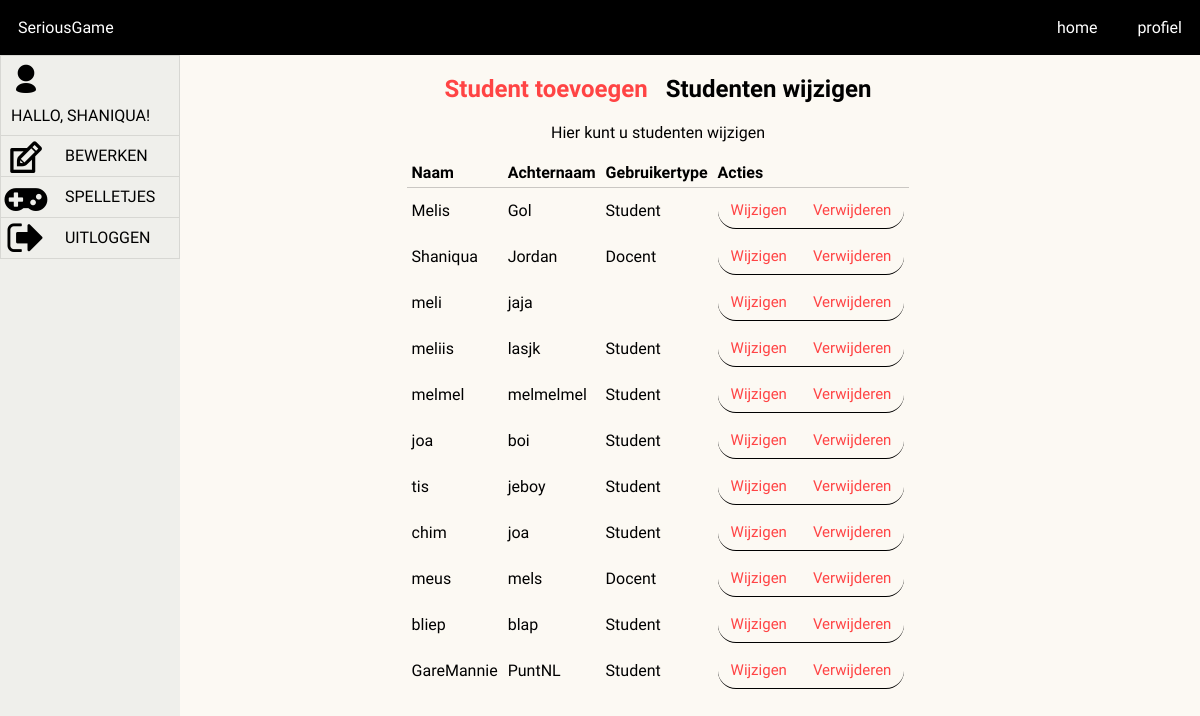
Page /edit.php (signed in) on the committed database.
### tables this page shows
CREATE TABLE `gebruikers` (
  `ID` int(11) NOT NULL,
  `Naam` varchar(20) NOT NULL,
  `Last` varchar(20) NOT NULL,
  `Pass` varchar(256) NOT NULL,
  `gebruikerType` int(11) NOT NULL
);

### edit.php (the view, shortened to what this page needs)
<?php
	include_once 'dashheader.php';
	include_once 'dashmenu.php';
?>
<div class="container-fluid">
	<h2><a href="add.php">Student toevoegen</a> &nbsp; Studenten wijzigen</h2>
	<p>Hier kunt u studenten wijzigen</p>
	<?php
		if(isset($_POST['oudenaam'], $_POST['oudelast']) && !isset($_POST['actie'])){
			$Naam  = $_POST['oudenaam'];
			$Last  = $_POST['oudelast'];
			if(isset($_POST['Naam'],
					 $_POST['Last'],
					 $_POST['Pass'],
					 $_POST['gebruikerType'])){
				$newnaam = strip_tags($_POST['Naam']);
				$newlast = strip_tags($_POST['Last']);
				$newPass = strip_tags($_POST['Pass']);
				$newType = strip_tags($_POST['gebruikerType']);
				$sql = "SELECT *
						FROM gebruikers
						WHERE Naam='$newnaam' AND Last='$newlast'";
				$result = $dbconn->query($sql);
				$count  = $result->num_rows;
				if($count == 0 || ($Naam == $newnaam && $Last == $newlast)){
					$updateQuery = "UPDATE gebruikers SET Naam = '$newnaam', Last = '$newlast',";
					$hash = password_hash($newPass, PASSWORD_DEFAULT);
					if($newPass != ''){
						$updateQuery .= "Pass='$hash',";
					}
					$updateQuery .= "gebruikerType=$newType
				 				  	 WHERE Naam='$Naam' AND Last='$Last'";
				 	$dbconn->query($updateQuery);
				 	$Naam = $newnaam;
				 	$Last = $newlast;
				 	echo "<br>";
				 	echo "Uw wijziging is doorgevoerd.";
				}else{
					echo "Fout: Deze naam en achternaam bestaan al.";
				}
			}
			$query = "SELECT * FROM gebruikers WHERE Naam='$Naam' AND Last='$Last'";
			$result= $dbconn->query($query);
			$count = $result->num_rows;
			if($count > 0){
				$row = $result->fetch_array();
			?>
			<form action="edit.php" method="post">
				<input type="hidden" name="oudenaam" value="<?php echo $Naam ?>">
				<input type="hidden" name="oudelast" value="<?php echo $Last ?>">
				<div>
					<input type="text" name="Naam" placeholder="Naam.." value="<?php echo $row['Naam'] ?>" required />
				</div>
				<div>
					<input type="text" name="Last" placeholder="Achternaam.." value="<?php echo $row['Last']?>" required />
 				</div>
 				<div>
 					<input type="password" name="Pass" placeholder="Voer nieuw wachtwoord in.."/>
 				</div>
 				<div>
 					<input type="radio" name="gebruikerType" value='1' <?php if($row['gebruikerType'] == 1){
 						echo "checked";
 						}?>> Student &nbsp;
					<input type="radio" name="gebruikerType" value='2' <?php if($row['gebruikerType'] == 2){
						echo "checked";
						}?>> Docent
 				</div>
 				<div>
 					<button type="submit">Wijzig</button>
 				</div>
			</form>
			<p><a href="edit.php">Terug naar studentenoverzicht</a></p>
			<?php
			}else{
				echo 'Deze naam en achternaam bestaan niet.';
			}
		}else{
					?>
					<?php
			$query = "SELECT *
					  FROM gebruikers";
			$result = $dbconn->query($query);
			?>
			<table>
				<thead>
					<tr>
						<th>Naam</th>
						<th>Achternaam</th>
						<th>Gebruikertype</th>
						<th>Acties</th>
					</tr>
				</thead>
				<tbody>
				<?php
			while($row = $result->fetch_array()){
					echo "<tr>
							<td>{$row['Naam']}</td>
							<td>{$row['Last']}</td>
							<td>";
					if($row['gebruikerType'] == 1){
						echo "Student";
					}elseif($row['gebruikerType'] == 2){
						echo "Docent";
					}
					echo "</td>
							<td><form class='table-form' method='post'>
							<button class='table-button table-button-left' type='submit'>Wijzigen</button>
							<input type='hidden' name='oudenaam' value='{$row['Naam']}'/>
							<input type='hidden' name='oudelast' value='{$row['Last']}'/>
							</form><form class='table-form' method='post'>
							<button class='table-button table-button-right' type='submit'>Verwijderen</button>
							<input type='hidden' name='oudenaam' value='{$row['Naam']}'/>
							<input type='hidden' name='oudelast' value='{$row['Last']}'/>
							<input type='hidden' name='actie' value='delete'/>
							</form>
							</td>
						</tr>";
			}
			echo '</tbody>';
			echo '</table>';
		}
	?>
</div>

### dashmenu.php
<div id="topbar">
  <div class="app-title">SeriousGame</div>
  <div class="app-menu">
    <a href="home.php">home</a>
    <a href="profile.php">profiel</a>
  </div>
</div>
<nav class="navbar navbar-default navbar-fixed-top">
      <div class="container">
        <div id="navbar">
          <ul id="side-menu">
            <li>
              <div class='icon-wrapper'><span class="typcn typcn-user"></span></div>
              <div class='item-text'>Hallo, <?php echo $Naam; ?>!</div>
            </li>
            <?php
                if($Type == 2){
                  ?>
                  <li>
                    <a href='add.php'>
                      <div class='icon-wrapper'><span class="typcn typcn-edit"></span></div>
                      <div class='item-text'>Bewerken</div>
                    </a>
                  </li><?php
                }
            ?>
            <li>
              <a href="#spelletjes">
                <div class="icon-wrapper"><i class="fa fa-gamepad" aria-hidden="true"></i></div>
                <div class='item-text'>Spelletjes</div>
              </a>
            </li>
            <li>
              <a href="logout.php?logout=true">
                <div class="icon-wrapper"><i class="fa fa-sign-out" aria-hidden="true"></i></div>
                <div class='item-text'>Uitloggen</div>
              </a>
            </li>
          </ul>
        </div>
      </div>
    </nav>

### style.css (style rules this page uses)
html, body { background-color:#fcf9f3; margin:0; height:100%; font-family:'Dosis', sans-serif; }
a { color: #ff4444; text-decoration: none; }
table { margin:0 auto; text-align:left; border-spacing:0; }
th, td { padding:5px; }
th { border-bottom:1px solid rgba(0,0,0,0.2); }
#navbar li { list-style-type:none; }
#navbar a { text-decoration:none; }
.navbar { width:15%; background-color:#EFEFEB; color:white; display:inline-block; height:100%; vertical-align:top; }
.container-fluid { width:79%; display:inline-block; vertical-align:top; text-align: center; }
.container { text-align:center; }
#topbar { background: #000; color: #fff; }
.app-title { padding: 18px; display: inline-block; }
.app-menu { float: right; padding: 0; }
.app-menu a { padding: 18px; color: #fff; display: inline-block; }
#side-menu { margin:0; padding:0; background-color: #EFEFEB; }
#side-menu li { background-color:#EFEFEB; color: #000; text-align: left; text-transform: uppercase; border: 1px solid rgba(0,0,0,0.1); border-bottom: 0 solid red; }
#side-menu li:last-child { border-bottom: 1px solid rgba(0,0,0,0.1); }
#side-menu li a { color: #000; }
.icon-wrapper { width:50px; display:inline-block; font-size:40px; text-align: center; }
.item-text { vertical-align: top; padding: 10px; display:inline-block; }
button { display:block; margin:0 auto; width:260px; height:36px; border-radius:30px; color:#fff; font-size:15px; cursor:pointer; border:none; outline:none; background-color:#d4af7a; font-family:'Dosis' , Helvetica, Arial, sans-serif; }
.table-button { width:auto; padding:0 13px; background:transparent; color:#ff4445; border-bottom:1px solid black; }
.table-button-left { border-radius: 30px 0 0 30px; }
.table-button-right { border-radius: 0 30px 30px 0; }
form.table-form { display: inline-block; }

### rows in the picture
gebruikers: Naam "SHANIQUA", Naam "Shaniqua", Last "Jordan", gebruikerType "Docent"
gebruikers: Naam "Melis", Last "Gol", gebruikerType "Student"
gebruikers: Naam "meli", Last "jaja"
gebruikers: Naam "meliis", Last "lasjk", gebruikerType "Student"
gebruikers: Naam "melmel", Last "melmelmel", gebruikerType "Student"
gebruikers: Naam "joa", Last "boi", gebruikerType "Student"
gebruikers: Naam "tis", Last "jeboy", gebruikerType "Student"
gebruikers: Naam "chim", Last "joa", gebruikerType "Student"
gebruikers: Naam "meus", Last "mels", gebruikerType "Docent"
gebruikers: Naam "bliep", Last "blap", gebruikerType "Student"
gebruikers: Naam "GareMannie", Last "PuntNL", gebruikerType "Student"
